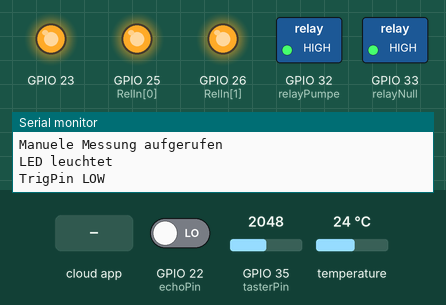
The sketch below on a simulated ESP32. Shown: switched loads named in the sketch (green lamp = pin HIGH), output pins drawn as LEDs (lit = HIGH), the last lines printed to the serial monitor. The inputs (shaded band) are chosen by the test bench; at power-on: GPIO 35 (tasterPin) = 2048, GPIO 22 (echoPin) LOW, temperature 24 °C. The local clock reads 2024-03-15 10:24:30 at power-on unless the sketch sets it; EEPROM starts erased; pins used as bus, display or sensor lines are not drawn.

Above: at 4.2 s.
4.3 s: the phone or cloud app sets Hebezeit to 1
At 8.1 s:
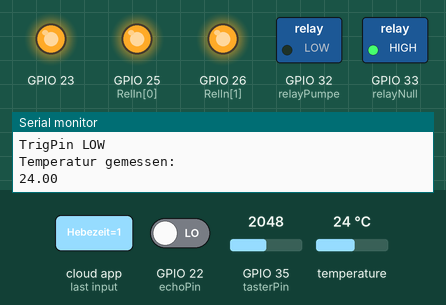
10.4 s: the phone or cloud app sets Relay-4 to 0
At 12.7 s:
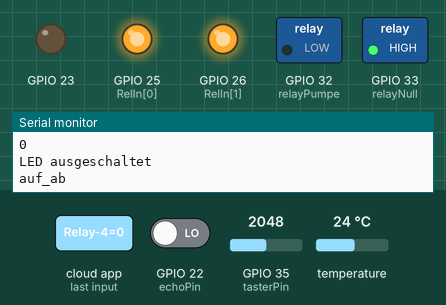
At 13.9 s:
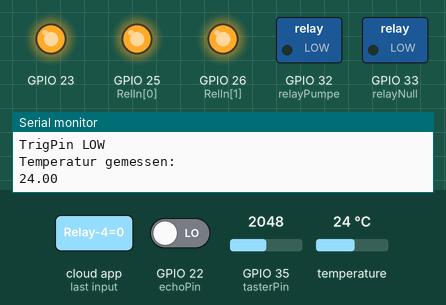
14.4 s: the phone or cloud app sets Relay-4 to 0
25.3 s: GPIO 35 (tasterPin) set to 4095
28.8 s: the phone or cloud app sets Messinterval to 1
At 31.0 s:
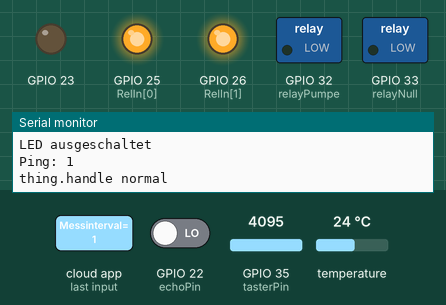
31.3 s: the phone or cloud app sets Sicherung to 1
Timing chart, 0 to 34.3 s (numbered marks = the images above; inputs shaded):
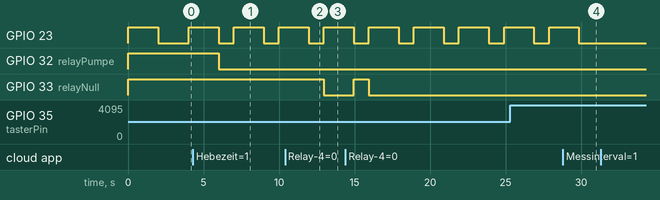

Measured:
- after the input at 10.4 s, GPIO 33 (relayNull): HIGH → LOW after 2.6 s
- after the input at 28.8 s, GPIO 23: goes on until 29.9 s, then stays LOW
- by itself, GPIO 23: alternates HIGH for 2.0 s and LOW for 1.0 s

The sketch:

Gartenprojekt.ino
```cpp
#define _DEBUG_
#define _DISABLE_TLS_
#define THINGER_SERIAL_DEBUG

#include <ESP32Ping.h>

#include <OneWire.h>
#include <DallasTemperature.h>
#define ONE_WIRE_BUS 4
OneWire oneWire(ONE_WIRE_BUS);
DallasTemperature sensors(&oneWire);


#include <Preferences.h>
Preferences prefs;

#include <time.h>
const char* ntpServer = "pool.ntp.org";
const long  gmtOffset_sec = 3600;
const int   daylightOffset_sec = 3600;
struct tm timeinfo;


#include <ThingerESP32.h>
#define USERNAME "klaustrausner"
#define DEVICE_ID "Gartenprojekt"
#define DEVICE_CREDENTIAL "YkL7S&Z&Lql$sq"

#define SSID "3HuiTube_2.4Ghz_7259_Ext"
#define SSID_PASSWORD "6433828754"

ThingerESP32 thing(USERNAME, DEVICE_ID, DEVICE_CREDENTIAL);

#define trigPin 21
#define echoPin 22

long duration;
int z = 0;
int distance;
int volumen;

bool daten_sichern = false;
int reStarts = 0;

bool manuell = false;
bool messung = false;
bool pumpe = false;
long pumpeStart =0;
int autoPumpeDauer = 10;
bool restart = false;

int tuerZu =0;
long myTaster = 0;
#define tasterPin 35

int RelIn[] = {25,26,32,33};
#define relayAb 25
#define relayAuf 26
#define relayPumpe 32
#define relayNull 33

int bodenfeuchte = 0;
int bodenfeuchteMessInterval =120;
long bodenfeuchteStart=0;
int bodenPin = 34;
int intBodenfeuchte = 4100;

float temperatur =0;
int luftfeuchtigkeit = 0;

int intOeffnung = 3000;
int anzOeffnung = 0;
int messInterval = 5;

long myTimer = 0;
int stunden = 0;
int minuten = 0;
int timer_h_1, timer_h_2, timer_m_1, timer_m_2, timer_int_1,timer_int_2;
bool timer_on = false;

int step_1 =18;
int step_2 =22;
int step_3 =25;

bool auf = false;
bool ab = false;


void printLocalTime();


void setup() {
  Serial.begin(115200);
  sensors.begin();
  prefs.begin("garten", false);
  back();

  if (reStarts>5){
    reStarts=0;
  }else{
    reStarts++;
  }
  prefs.putInt("reStarts", reStarts);

  thing.add_wifi(SSID, SSID_PASSWORD);

  pinMode(23, OUTPUT);
  pinMode(tasterPin,INPUT);

  unsigned char i;
  for(i=0; i<4;i++)
  {
    pinMode(RelIn[i], OUTPUT);
    digitalWrite(RelIn[i], HIGH);
  }

  pinMode(trigPin, OUTPUT);
  pinMode(echoPin, INPUT);


  manuelleMessung();
  bodenfeuchteMessung();
  Serial.println("manuelle Messung durchgeführt im Setup");

  things();
  thing.handle();
  delay(1000);

  // Init and get the time
  configTime(gmtOffset_sec, daylightOffset_sec, ntpServer);
  printLocalTime();

  // tür schließen beim 5. reStart
  if (reStarts == 5){
    manuell = true;
    for (i=0; i<4;i++) {
      auf_ab(relayAb,0);
    }
    manuell=false;
  }
}


void loop() {

  bool success = Ping.ping("www.google.com", 1);
  Serial.print("Ping: ");
  Serial.println(success);

  if (success) {
    thing.handle();
    Serial.println("thing.handle normal");
    z=0;
    printLocalTime();
  } else {
    z++;
    if (z%100 == 0){
      thing.handle();
      printLocalTime();
      Serial.println("thing.handle nach 100 loops");
      if (z==4000){
        ESP.restart();
      }
    }
  }


  if (millis() > messInterval*60*1000 + myTimer) {
    manuelleMessung();

    myTimer = millis();
  }

  if (millis() > bodenfeuchteMessInterval*60*1000 + bodenfeuchteStart) {
    bodenfeuchteMessung();
    bodenfeuchteStart = millis();
  }

  if (messung){
    manuelleMessung();
    bodenfeuchteMessung();
  }

  if (millis() > 10000 + myTaster){
    tuerZu=analogRead(tasterPin);
  }

  if (tuerZu ==4095){
    //anzOeffnung=0;
    Serial.println("Tuer zu gedrückt");
    myTaster=millis();

    tuerZu=0;
  }

  if (!manuell){
    oeffnung();
  }else{
    manuelleOeffnung();
  }
  if (restart) {
    ESP.restart();
  }
  if (daten_sichern){
    sicherung();
    daten_sichern=false;
  }


  if (distance < 125){
    schaltuhr();
    }
}

void things(){
  thing["led"] <<digitalPin(23);
  thing["Tuer_zu"] >> [](pson& out){
      out = tuerZu;
};

  thing["restart"] << inputValue(restart);
  thing["Messung"] << [](pson& in){
    if(in.is_empty()){
        in = messung;
    }
    else{
        messung = in;
    }
  };

  thing["auf"] << inputValue(auf);
  thing["ab"] << inputValue(ab);
  thing["Wasserpumpe"] << digitalPin(32);
  thing["Relay-4"] << digitalPin(33);

  thing["Sensoren"] >> [](pson& out){
      out["Bodenfeuchte"] = bodenfeuchte;
      out["Luftfeuchtigkeit"] = luftfeuchtigkeit;
      out["Temperatur"] = temperatur;
};
  thing["Zisterne"] >> [](pson& out){
    out["Distanz"] = distance;
    out["Volumen"] = volumen;
    };

  thing["Anzahl_Öffnungen"] >> [](pson& out){ out = anzOeffnung; };
  thing["Pumpe"] >> [](pson& out){ out = pumpe; };
  thing["Hebezeit"] << [](pson& in){
    if(in.is_empty()){
        in = intOeffnung;
    }
    else{
        intOeffnung = in;
    }
  };
  thing["Messinterval"] << [](pson& in){
    if(in.is_empty()){
        in = messInterval;
    }
    else{
        messInterval = in;
    }
  };
  thing["Step - 1"] << [](pson& in){
    if(in.is_empty()){
        in = step_1;
    }
    else{
        step_1 = in;
    }
  };
  thing["Step - 2"] << [](pson& in){
    if(in.is_empty()){
        in = step_2;
    }
    else{
        step_2 = in;
    }
  };
  thing["Step - 3"] << [](pson& in){
    if(in.is_empty()){
        in = step_3;
    }
    else{
        step_3 = in;
    }
  };

  thing["Bodenfeuchte-Schwelle"] << [](pson& in){
    if(in.is_empty()){
        in = intBodenfeuchte;
    }
    else{
        intBodenfeuchte = in;
    }
  };
  thing["Manuelle Steuerung"] << inputValue(manuell);

  thing["Timer-1 Stunde"] << inputValue(timer_h_1);
  thing["Timer-2 Stunde"] << inputValue(timer_h_2);
  thing["Timer-1 Minute"] << inputValue(timer_m_1);
  thing["Timer-2 Minute"] << inputValue(timer_m_2);
  thing["Timer-1 Intervall"] << inputValue(timer_int_1);
  thing["Timer-2 Intervall"] << inputValue(timer_int_2);

  thing["Sicherung"] << [](pson& in){
    if(in.is_empty()){
        in = daten_sichern;
    }
    else{
        daten_sichern = in;
    }
  };
  Serial.println("Things im Setup hinzugefügt, Setup beendet!");
}


  //Öffnet und schließt die Gartenbeetabdeckung
void auf_ab(int port, int auf){
  Serial.println("auf_ab");
  digitalWrite(port, LOW);
  digitalWrite(relayNull,LOW);

  if (auf == 1){
    anzOeffnung =anzOeffnung+1;
    delay(intOeffnung);
  }else{
    anzOeffnung =anzOeffnung-1;
    delay(intOeffnung);
  }

  digitalWrite(port,HIGH);
  digitalWrite(relayNull,HIGH);

  if (anzOeffnung < 0){
    anzOeffnung =0;
  }
  if (anzOeffnung>4){
    anzOeffnung=4;
  }

  prefs.putInt("anzOeffnung", anzOeffnung);
}

//Steuert die Öffnung der Gartenbeetabdeckung über den Temperatursensor
void oeffnung(){
    if (temperatur < step_1){
      while (anzOeffnung>0){
        auf_ab(relayAb,0);
      }
    } else if (temperatur < step_2){
      if (anzOeffnung <1){
        auf_ab(relayAuf,1);
      }else if (anzOeffnung>1){
          auf_ab(relayAb,0);
      }
    }else if (temperatur < step_3){
        if (anzOeffnung<2){
          auf_ab(relayAuf,1);
        } else if (anzOeffnung>2){
          auf_ab(relayAb,0);
        }
      }else{
        if (anzOeffnung < 4){
          auf_ab(relayAuf,1);
        }
      }
  }

//Führt die manuelle Öffnung über Thinger.io aus
void manuelleOeffnung(){
    if (auf){
      auf_ab(relayAuf,1);
      auf = false;
    }
    if (ab){
      auf_ab(relayAb,0);
      ab=false;
    }
  }

//Steuert die Zeituhr für die Beregnung und auch die Steuerung der Beregnung über einen Bodenfeuchtesensor
void schaltuhr(){
    if (timer_int_1 > 0){
      if (stunden == timer_h_1 && minuten == timer_m_1 && !pumpe){
        digitalWrite(relayPumpe,LOW);
        pumpe=true;
        timer_on=true;
        thing.stream(thing["Pumpe"]);
      }
      if (stunden == timer_h_1+(timer_m_1+timer_int_1)/60 && (timer_m_1+timer_int_1)%60 <= minuten && pumpe){
        digitalWrite(relayPumpe,HIGH);
        pumpe = false;
        timer_on=false;
        thing.stream(thing["Pumpe"]);
      }
    }

    if (timer_int_2 > 0){
      if (stunden == timer_h_2 && minuten == timer_m_2 && !pumpe){
        digitalWrite(relayPumpe,LOW);
        pumpe = true;
        timer_on=true;
        thing.stream(thing["Pumpe"]);
      }
      if (stunden == timer_h_2+(timer_m_2+timer_int_2)/60 && (timer_m_2+timer_int_2)%60 <= minuten && pumpe){
        digitalWrite(relayPumpe,HIGH);
        pumpe = false;
        timer_on=false;
        thing.stream(thing["Pumpe"]);
      }
    }

    if (bodenfeuchte > intBodenfeuchte && !pumpe){
      digitalWrite(relayPumpe,LOW);
      pumpe=true;
      pumpeStart=millis();
      thing.stream(thing["Pumpe"]);
    }
    if (bodenfeuchte<=intBodenfeuchte && pumpe && !timer_on){
      digitalWrite(relayPumpe,HIGH);
      pumpe=false;
      thing.stream(thing["Pumpe"]);
    }

    if (millis() > (pumpeStart + autoPumpeDauer*60*1000)&&pumpe&&!timer_on){
      digitalWrite(relayPumpe,HIGH);
      pumpe=false;
      bodenfeuchte=0;
      thing.stream(thing["Pumpe"]);
    }
  }

void manuelleMessung(){

  Serial.println("Manuele Messung aufgerufen");
    digitalWrite(23, HIGH);
    Serial.println("LED leuchtet");
    digitalWrite(trigPin, LOW);
    Serial.println("TrigPin LOW");

    sensors.requestTemperatures();
    if (abs(sensors.getTempCByIndex(0)-temperatur)>1){
      temperatur = sensors.getTempCByIndex(0);
    }

    Serial.println("Temperatur gemessen: ");
    Serial.println(temperatur);

    delay(5);
    digitalWrite(trigPin, HIGH);
    delay(10);
    digitalWrite(trigPin, LOW);
    duration = pulseIn(echoPin, HIGH);
    distance = duration*0.034/2;
    //if (distance<50){
    //  distance =50;
    //  }

    volumen = 100*3.14*(14-distance/10);
    Serial.println("Distanz = ");
    Serial.println(distance);

    messung = false;
    delay(200);
    digitalWrite(23,LOW);
    Serial.println("LED ausgeschaltet");
}

void bodenfeuchteMessung(){
  bodenfeuchte = analogRead(34);
}

//Sichert die Daten auf dem ESP32
void sicherung(){
  Serial.println("sicherung");
  prefs.putInt("intBodenfeuchte", intBodenfeuchte);
  prefs.putInt("timer_h_1", timer_h_1);
  prefs.putInt("timer_h_2", timer_h_2);
  prefs.putInt("timer_m_1", timer_m_1);
  prefs.putInt("timer_m_2", timer_m_2);
  prefs.putInt("timer_int_1", timer_int_1);
  prefs.putInt("timer_hint_2", timer_int_2);
  prefs.putInt("step_1", step_1);
  prefs.putInt("step_2", step_2);
  prefs.putInt("step_3", step_3);
  prefs.putInt("anzOeffnung", anzOeffnung);
  prefs.putInt("intOeffnung", intOeffnung);
  prefs.putInt("Messinterval", messInterval);
}

//Holt die gesicherten Daten vom ESP32
void back(){
  Serial.println("back");
  intBodenfeuchte = prefs.getInt("intBodenfeuchte", 0);
  timer_h_1 = prefs.getInt("timer_h_1", 0);
  timer_h_2 = prefs.getInt("timer_h_2", 0);
  timer_m_1 = prefs.getInt("timer_m_1", 0);
  timer_m_2 = prefs.getInt("timer_m_2", 0);
  timer_int_1 = prefs.getInt("timer_int_1", 0);
  timer_int_2 = prefs.getInt("timer_hint_2", 0);
  step_1 = prefs.getInt("step_1", 0);
  step_2 = prefs.getInt("step_2", 0);
  step_3 = prefs.getInt("step_3", 0);
  anzOeffnung = prefs.getInt("anzOeffnung",0);
  intOeffnung = prefs.getInt("intOeffnung",0);
  messInterval = prefs.getInt("Messinterval",0);
  reStarts = prefs.getInt("reStarts",0);
}


void printLocalTime(){
  if(!getLocalTime(&timeinfo)){
    Serial.println("Failed to obtain time");
    return;
  }
  //Serial.println(&timeinfo, "%A, %B %d %Y %H:%M:%S");
  minuten = timeinfo.tm_min;
  stunden = timeinfo.tm_hour;
}
```
